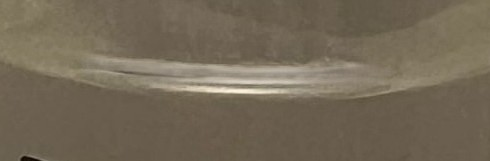
#> input picture templates/template_5.jpg, 490 x 161 px
$ python cylinder_detection.py
#> lines starting #> are read from the running program, lines starting #| are printed output that depends on the picture; after the words box and inside, x2 and y2 are one past the last pixel; in counts of white or black regions, pixels touching at a corner belong together
#> further down, img_global is the input picture: shape (161, 490, 3); mean B, G, R 87.3, 105.3, 116.4
import cv2
import numpy as np

# Global variable to hold the image for easy access by the trackbar callback
img_global = None

def find_and_show_curved_lines(image, canny_t1, canny_t2, hough_thresh, hough_min_len, hough_max_gap):
    """
    Identifies and displays only the curved lines from an input image using tunable parameters.
    """
#> called with canny_t1 = 50, canny_t2 = 150, hough_thresh = 50, hough_min_len = 50, hough_max_gap = 10
    # --- 1. Pre-process the Image ---
    gray = cv2.cvtColor(image, cv2.COLOR_BGR2GRAY)
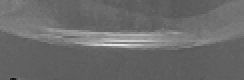
#> gray: shape (40, 122) (shown 2 times larger); min 17, max 230, mean 106.9
    blurred = cv2.GaussianBlur(gray, (5, 5), 0)
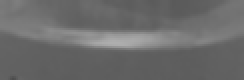
#> blurred: shape (40, 122) (shown 2 times larger); min 77, max 174, mean 106.9

    # --- 2. Find All Edges using parameters from trackbars ---
    all_edges = cv2.Canny(blurred, canny_t1, canny_t2)
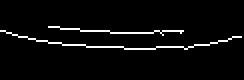
#> all_edges: shape (40, 122) (shown 2 times larger); 3.9% white in thin lines or dots, all inside (x1, y1, x2, y2) = (0, 13, 121, 25)

    # --- 3. Find and Mask the Straight Lines ---
    straight_lines_mask = np.zeros_like(all_edges)

    # Use the Probabilistic Hough Line Transform with parameters from trackbars
    lines = cv2.HoughLinesP(
        all_edges,
        rho=1,
        theta=np.pi / 180,
        threshold=hough_thresh,
        minLineLength=hough_min_len,
        maxLineGap=hough_max_gap
    )
#> lines = None

    if lines is not None:
        for line in lines:
            x1, y1, x2, y2 = line[0]
            cv2.line(straight_lines_mask, (x1, y1), (x2, y2), 255, 2)

    # --- 4. Isolate the Curved Lines ---
    curved_lines = cv2.subtract(all_edges, straight_lines_mask)

    # --- 5. Display the Results in persistent windows ---
    cv2.imshow('All Edges (Canny)', all_edges)
    cv2.imshow('Detected Straight Lines', straight_lines_mask)
    cv2.imshow('Detected Curved Lines Only', curved_lines)

def on_trackbar_change(val):
    """
    Callback function that is triggered when a trackbar value changes.
    It reads all trackbar values and re-runs the detection.
    """
    # Defensive check for the global image
    if img_global is None:
        return

    # Get current positions of all trackbars
    canny_t1 = cv2.getTrackbarPos('Canny Thresh 1', 'Parameters')
    canny_t2 = cv2.getTrackbarPos('Canny Thresh 2', 'Parameters')
    hough_thresh = cv2.getTrackbarPos('Hough Threshold', 'Parameters')
    # Ensure minLineLength is at least 1 to prevent errors
    hough_min_len = max(1, cv2.getTrackbarPos('Hough Min Length', 'Parameters'))
    hough_max_gap = cv2.getTrackbarPos('Hough Max Gap', 'Parameters')

    # Make a copy of the original image to work on
    image_copy = img_global.copy()
    find_and_show_curved_lines(image_copy, canny_t1, canny_t2, hough_thresh, hough_min_len, hough_max_gap)


if __name__ == '__main__':
    # --- Load an Image from a File Path ---
    # We will use the meniscus image you provided.
    image_path = 'templates/template_5.jpg'

    img_global = cv2.imread(image_path)
    img_global = cv2.resize(img_global, (0, 0), fx=0.25, fy=0.25)

    if img_global is not None:
        # Create windows that will persist
        cv2.namedWindow('Original Image')
        cv2.namedWindow('Detected Curved Lines Only')
        cv2.namedWindow('Parameters')

        # --- Create Trackbars for Real-Time Parameter Tuning ---
        # Canny Edge Detector thresholds
        cv2.createTrackbar('Canny Thresh 1', 'Parameters', 50, 255, on_trackbar_change)
        cv2.createTrackbar('Canny Thresh 2', 'Parameters', 150, 255, on_trackbar_change)
        # Hough Line Transform parameters
        cv2.createTrackbar('Hough Threshold', 'Parameters', 50, 255, on_trackbar_change)
        cv2.createTrackbar('Hough Min Length', 'Parameters', 50, 255, on_trackbar_change)
        cv2.createTrackbar('Hough Max Gap', 'Parameters', 10, 100, on_trackbar_change)

        # Display the original image
        cv2.imshow('Original Image', img_global)

        # Trigger the initial detection with default trackbar values
        on_trackbar_change(0)

        print("Tuning Instructions:")
        print("1. Adjust the sliders in the 'Parameters' window.")
        print("2. 'Canny Thresh' sliders control the initial edge detection.")
        print("3. 'Hough' sliders control what is considered a straight line.")
        print("4. Press any key in an image window to exit.")

        cv2.waitKey(0)
        cv2.destroyAllWindows()
    else:
        print(f"Error: Could not load image from path: {image_path}")
        print("Please make sure the file exists and is in the same directory.")

$ run again, with templates/template_4.jpg copied over templates/template_5.jpg
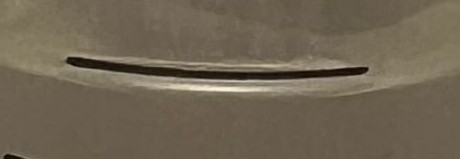
#> input picture templates/template_4.jpg, 460 x 159 px
#> img_global is the input picture: shape (159, 460, 3); mean B, G, R 83.2, 100.9, 112.1
#> img_global: shape (40, 115, 3)
#> in find_and_show_curved_lines, `all_edges = cv2.Canny(blurred, canny_t1, canny_t2)`:
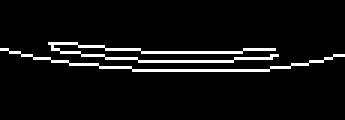
#> all_edges: shape (40, 115) (shown 3 times larger); 5.8% white in thin lines or dots, all inside (x1, y1, x2, y2) = (0, 14, 115, 24)
#> lines = [[16, 14, 70, 17], [44, 23, 96, 22]]
#> the loop in find_and_show_curved_lines, `for line in lines:` made 2 passes
#> in find_and_show_curved_lines, `curved_lines = cv2.subtract(all_edges, straight_lines_mask)`:
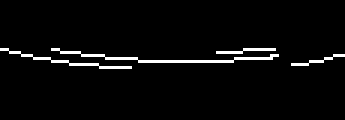
#> curved_lines: shape (40, 115) (shown 3 times larger); 3.5% white in thin lines or dots, all inside (x1, y1, x2, y2) = (0, 16, 115, 23)
